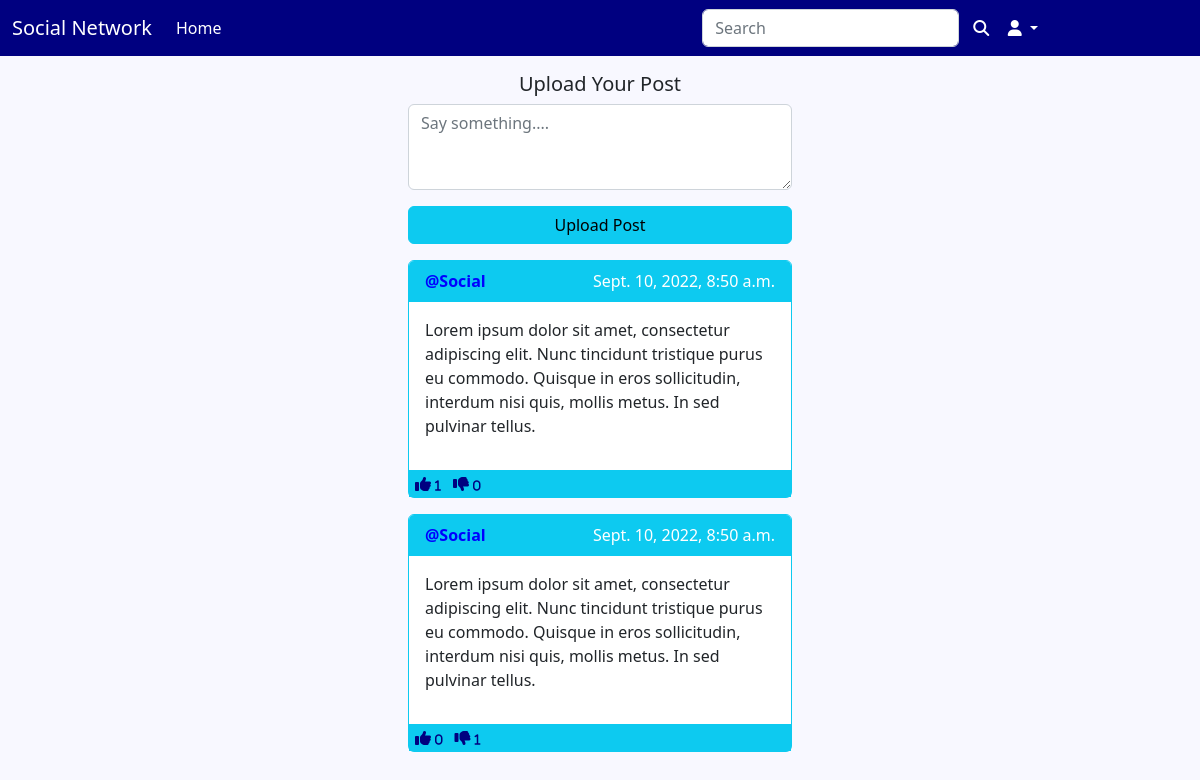
The app's page /social/ (signed in) with its own data.
### social/models.py (models this page shows, shortened)
class Post(models.Model):
    body = models.TextField()
    created_on = models.DateTimeField(default=timezone.now)
    author = models.ForeignKey(User,on_delete=models.CASCADE)
    likes = models.ManyToManyField(User,blank=True,related_name="likes")
    dislikes = models.ManyToManyField(User,blank=True,related_name="dislikes")

### social/views.py (the view, shortened to what this page needs)
# urls.py: path('',PostListView.as_view(),name="post_list"),
class PostListView(View):
    def get(self,request,*args,**kwargs):
        logged_in_user = request.user
        posts = Post.objects.filter(
            author__profile__followers__in=[logged_in_user.id]
            ).order_by('-created_on')
        form = PostsForm()
        context = {'posts':posts,'form':form}
        return render(request,'social/post_list.html',context)

### social/forms.py
class PostsForm(forms.ModelForm):
    body = forms.CharField(
        label = '',
        widget=forms.Textarea(attrs={
            'rows':'3',
            'Placeholder':'Say something....'
            })
        )
    class Meta:
        model = Post
        fields = ['body']

### social/templates/social/post_list.html (shortened to what this page needs)
{% extends 'navbar.html' %}
{% load crispy_forms_tags %}
{% block content %}
<div class="row mt-3">
    <div class="col-md-4"></div>
    <div class="col-md-4">
        <div class="text-center">
            <h5>Upload Your Post</h5>
        </div>
        <form method="POST">
            {{ form | crispy }}
            <div class="d-grid gap-2">
                <button class="btn btn-info mb-3">Upload Post</button>
            </div>
        </form>
    </div>
    <div class="col-md-4"></div>
</div>
{% for post in posts %}
<div class="row">
    <div class="col-md-4"></div>
    <div class="col-md-4">
     <div class="card border-info mb-3 ">
      <div class="card-header border-info bg-info">
        <a href="{% url 'user-profile' post.author.pk %}" style="text-decoration: none;">
            <strong style="color: blue;">@{{ post.author|title }}</strong>
        </a>
        <span style="float:right;color: white">{{post.created_on}}</span></div>
        <div class="card-body border-bottom border-info position-relative">
            <p class="card-text">{{ post.body }}</p>
        </div>
        <div class="d-flex flex-row bg-info" >
            <form method="POST" action="{% url 'like' post.pk %}">
                <button style="background-color: transparent; border: none; box-shadow: none;" type="submit">
                    <i class="fa-solid fa-thumbs-up" style="color:navy;"> <span style="font-size:12px;"> {{ post.likes.all.count }} </span> </i>
                </button>
            </form>
            <form method="POST" action="{% url 'dislike' post.pk %}">
                <button style="background-color: transparent; border: none; box-shadow: none;" type="submit">
                    <i class="fa-solid fa-thumbs-down" style="color:navy;"> <span style="font-size:12px;">{{ post.dislikes.all.count }}</span> </i>
                </button>
            </form>
        </div>
    </div>
</div>
<div class="col-md-4"></div>
</div>
{% endfor %}
{% endblock content %}

### static/css/style.css (style rules this page uses)
body { background-color: ghostwhite; }

### records on screen
Post: author "Social", created_on "Sept. 10, 2022, 8:50 a.m.", body "Lorem ipsum dolor sit amet, consectetur adipiscing elit. Nunc tincidunt tristique purus eu commodo. Quisque in eros sollicitudin, interdum nisi quis, mollis metus. In sed pulvinar tellus.", likes.all.count "1", dislikes.all.count "0"
Post: author "Social", created_on "Sept. 10, 2022, 8:50 a.m.", body "Lorem ipsum dolor sit amet, consectetur adipiscing elit. Nunc tincidunt tristique purus eu commodo. Quisque in eros sollicitudin, interdum nisi quis, mollis metus. In sed pulvinar tellus.", likes.all.count "0", dislikes.all.count "1"
